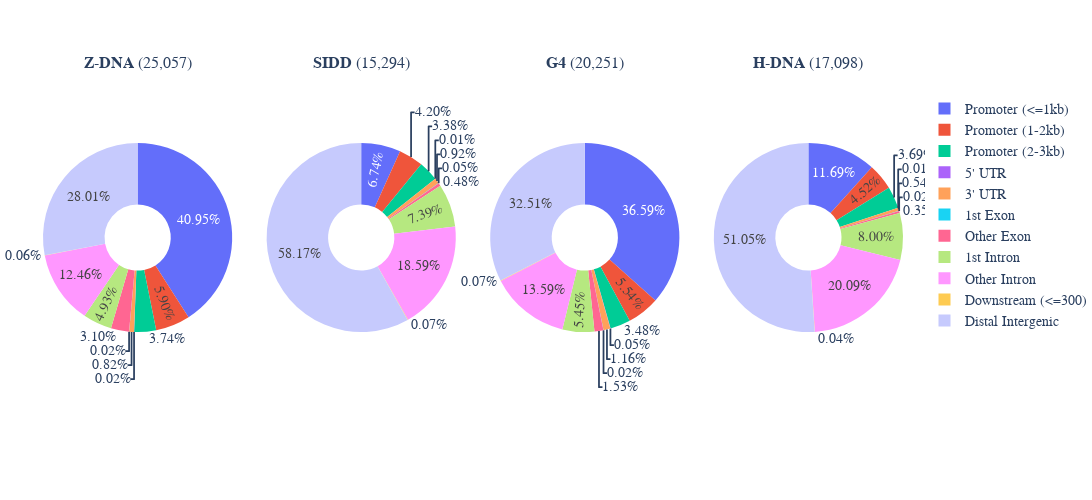
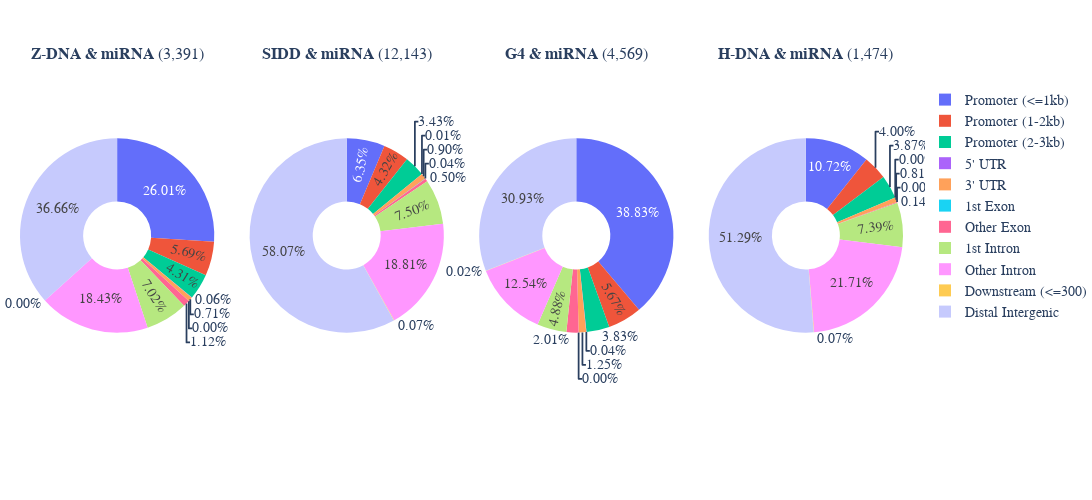
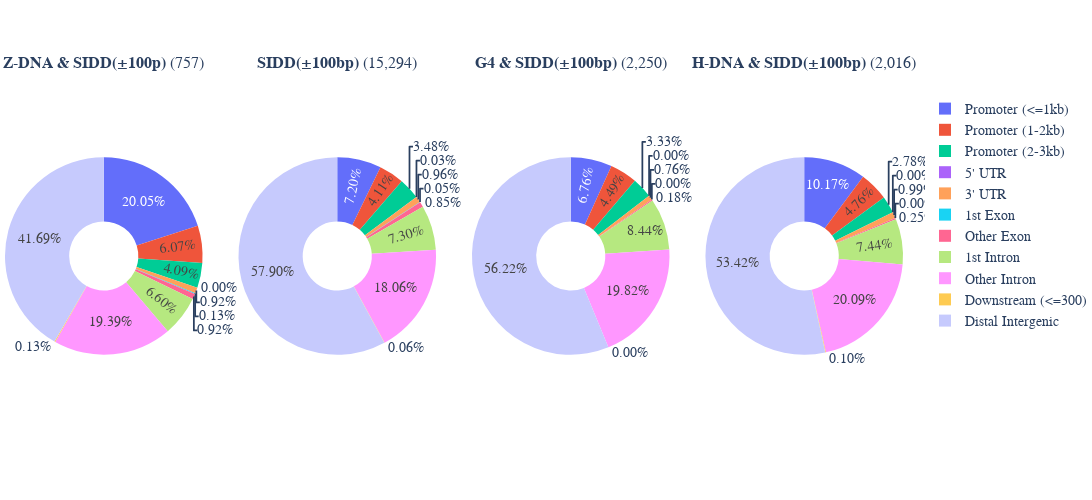
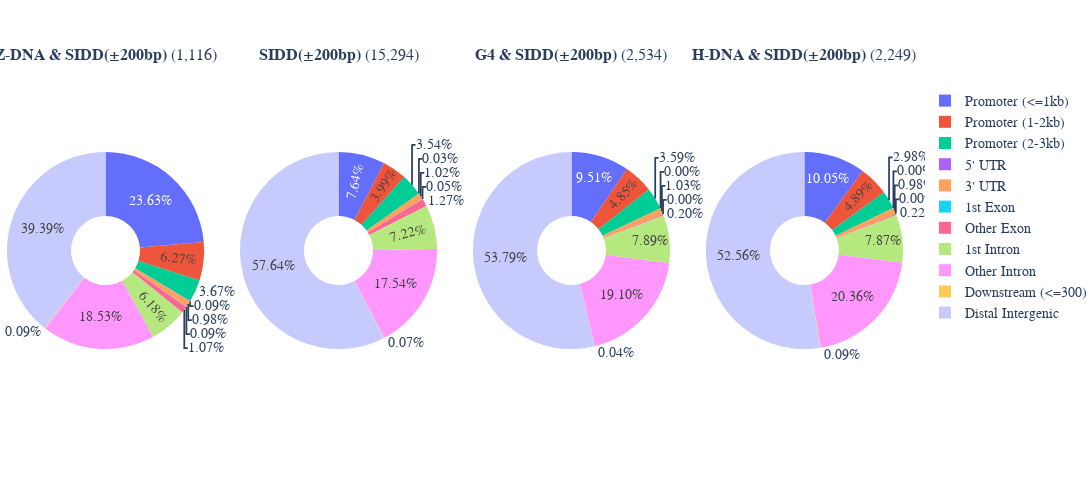

Notebook code cell kept with these figures, in order:
### Code cell
"""Draw the figures."""

figure_names = [
    'flipons', 'flipons_and_mirna', 'flipons_100bp', 'flipons_200bp', 'flipons_500bp', 
]
for i in range(len(figure_names)):
    draw_pie_subplots(
        data_list[i * 4 : (i * 4) + 4], 1, 4, f"../img/mm10_kouzine_ssDNA_pie_chart_{i}_{figure_names[i]}"
    )

### Figure 1 — Plotly figure (JSON) as saved in the notebook; plotly's stock layout.template omitted (floating-point values rounded to 4 significant figures)
{"data": [{"direction": "clockwise", "domain": {"x": [0, 0.22], "y": [0, 1]}, "hole": 0.35, "hoverinfo": "label+percent+name", "labels": ["Promoter (<=1kb)", "Promoter (1-2kb)", "Promoter (2-3kb)", "5' UTR", "3' UTR", "1st Exon", "Other Exon", "1st Intron", "Other Intron", "Downstream (<=300)", "Distal Intergenic"], "name": "<b>Z-DNA</b> (25,057)", "rotation": 0, "sort": false, "texttemplate": "%{value:.2f}%", "type": "pie", "values": [40.95, 5.898, 3.735, 0.02394, 0.8181, 0.01596, 3.097, 4.932, 12.46, 0.05587, 28.01]}, {"direction": "clockwise", "domain": {"x": [0.26, 0.48], "y": [0, 1]}, "hole": 0.35, "hoverinfo": "label+percent+name", "labels": ["Promoter (<=1kb)", "Promoter (1-2kb)", "Promoter (2-3kb)", "5' UTR", "3' UTR", "1st Exon", "Other Exon", "1st Intron", "Other Intron", "Downstream (<=300)", "Distal Intergenic"], "name": "<b>SIDD</b> (15,294)", "rotation": 0, "sort": false, "texttemplate": "%{value:.2f}%", "type": "pie", "values": [6.74, 4.197, 3.38, 0.01308, 0.9218, 0.04576, 0.4772, 7.388, 18.59, 0.07191, 58.17]}, {"direction": "clockwise", "domain": {"x": [0.52, 0.74], "y": [0, 1]}, "hole": 0.35, "hoverinfo": "label+percent+name", "labels": ["Promoter (<=1kb)", "Promoter (1-2kb)", "Promoter (2-3kb)", "5' UTR", "3' UTR", "1st Exon", "Other Exon", "1st Intron", "Other Intron", "Downstream (<=300)", "Distal Intergenic"], "name": "<b>G4</b> (20,251)", "rotation": 0, "sort": false, "texttemplate": "%{value:.2f}%", "type": "pie", "values": [36.59, 5.545, 3.476, 0.04938, 1.16, 0.02469, 1.526, 5.451, 13.59, 0.07406, 32.51]}, {"direction": "clockwise", "domain": {"x": [0.78, 1], "y": [0, 1]}, "hole": 0.35, "hoverinfo": "label+percent+name", "labels": ["Promoter (<=1kb)", "Promoter (1-2kb)", "Promoter (2-3kb)", "5' UTR", "3' UTR", "1st Exon", "Other Exon", "1st Intron", "Other Intron", "Downstream (<=300)", "Distal Intergenic"], "name": "<b>H-DNA</b> (17,098)", "rotation": 0, "sort": false, "texttemplate": "%{value:.2f}%", "type": "pie", "values": [11.69, 4.52, 3.69, 0.005848, 0.5439, 0.02339, 0.345, 8, 20.09, 0.04094, 51.05]}], "layout": {"annotations": [{"font": {"size": 16}, "showarrow": false, "text": "<b>Z-DNA</b> (25,057)", "x": 0.11, "xanchor": "center", "xref": "paper", "y": 1, "yanchor": "bottom", "yref": "paper", "yshift": 20}, {"font": {"size": 16}, "showarrow": false, "text": "<b>SIDD</b> (15,294)", "x": 0.37, "xanchor": "center", "xref": "paper", "y": 1, "yanchor": "bottom", "yref": "paper", "yshift": 20}, {"font": {"size": 16}, "showarrow": false, "text": "<b>G4</b> (20,251)", "x": 0.63, "xanchor": "center", "xref": "paper", "y": 1, "yanchor": "bottom", "yref": "paper", "yshift": 20}, {"font": {"size": 16}, "showarrow": false, "text": "<b>H-DNA</b> (17,098)", "x": 0.89, "xanchor": "center", "xref": "paper", "y": 1, "yanchor": "bottom", "yref": "paper", "yshift": 20}], "font": {"family": "monospace", "size": 14}, "height": 500, "legend": {"x": 1.025, "xanchor": "left"}, "margin": {"b": 0, "l": 0, "t": 60}, "uniformtext": {"minsize": 10, "mode": "hide"}, "width": 1800}}

### Figure 2 — Plotly figure (JSON) as saved in the notebook; plotly's stock layout.template omitted (floating-point values rounded to 4 significant figures)
{"data": [{"direction": "clockwise", "domain": {"x": [0, 0.22], "y": [0, 1]}, "hole": 0.35, "hoverinfo": "label+percent+name", "labels": ["Promoter (<=1kb)", "Promoter (1-2kb)", "Promoter (2-3kb)", "5' UTR", "3' UTR", "1st Exon", "Other Exon", "1st Intron", "Other Intron", "Downstream (<=300)", "Distal Intergenic"], "name": "<b>Z-DNA & miRNA</b> (3,391)", "rotation": 0, "sort": false, "texttemplate": "%{value:.2f}%", "type": "pie", "values": [26.01, 5.692, 4.306, 0.05898, 0.7078, 0, 1.121, 7.019, 18.43, 0, 36.66]}, {"direction": "clockwise", "domain": {"x": [0.26, 0.48], "y": [0, 1]}, "hole": 0.35, "hoverinfo": "label+percent+name", "labels": ["Promoter (<=1kb)", "Promoter (1-2kb)", "Promoter (2-3kb)", "5' UTR", "3' UTR", "1st Exon", "Other Exon", "1st Intron", "Other Intron", "Downstream (<=300)", "Distal Intergenic"], "name": "<b>SIDD & miRNA</b> (12,143)", "rotation": 0, "sort": false, "texttemplate": "%{value:.2f}%", "type": "pie", "values": [6.349, 4.315, 3.434, 0.008235, 0.8976, 0.04118, 0.5023, 7.502, 18.81, 0.07412, 58.07]}, {"direction": "clockwise", "domain": {"x": [0.52, 0.74], "y": [0, 1]}, "hole": 0.35, "hoverinfo": "label+percent+name", "labels": ["Promoter (<=1kb)", "Promoter (1-2kb)", "Promoter (2-3kb)", "5' UTR", "3' UTR", "1st Exon", "Other Exon", "1st Intron", "Other Intron", "Downstream (<=300)", "Distal Intergenic"], "name": "<b>G4 & miRNA</b> (4,569)", "rotation": 0, "sort": false, "texttemplate": "%{value:.2f}%", "type": "pie", "values": [38.83, 5.669, 3.83, 0.04377, 1.248, 0, 2.014, 4.881, 12.54, 0.02189, 30.93]}, {"direction": "clockwise", "domain": {"x": [0.78, 1], "y": [0, 1]}, "hole": 0.35, "hoverinfo": "label+percent+name", "labels": ["Promoter (<=1kb)", "Promoter (1-2kb)", "Promoter (2-3kb)", "5' UTR", "3' UTR", "1st Exon", "Other Exon", "1st Intron", "Other Intron", "Downstream (<=300)", "Distal Intergenic"], "name": "<b>H-DNA & miRNA</b> (1,474)", "rotation": 0, "sort": false, "texttemplate": "%{value:.2f}%", "type": "pie", "values": [10.72, 4.003, 3.867, 0, 0.8141, 0, 0.1357, 7.395, 21.71, 0.06784, 51.29]}], "layout": {"annotations": [{"font": {"size": 16}, "showarrow": false, "text": "<b>Z-DNA & miRNA</b> (3,391)", "x": 0.11, "xanchor": "center", "xref": "paper", "y": 1, "yanchor": "bottom", "yref": "paper", "yshift": 20}, {"font": {"size": 16}, "showarrow": false, "text": "<b>SIDD & miRNA</b> (12,143)", "x": 0.37, "xanchor": "center", "xref": "paper", "y": 1, "yanchor": "bottom", "yref": "paper", "yshift": 20}, {"font": {"size": 16}, "showarrow": false, "text": "<b>G4 & miRNA</b> (4,569)", "x": 0.63, "xanchor": "center", "xref": "paper", "y": 1, "yanchor": "bottom", "yref": "paper", "yshift": 20}, {"font": {"size": 16}, "showarrow": false, "text": "<b>H-DNA & miRNA</b> (1,474)", "x": 0.89, "xanchor": "center", "xref": "paper", "y": 1, "yanchor": "bottom", "yref": "paper", "yshift": 20}], "font": {"family": "monospace", "size": 14}, "height": 500, "legend": {"x": 1.025, "xanchor": "left"}, "margin": {"b": 0, "l": 0, "t": 60}, "uniformtext": {"minsize": 10, "mode": "hide"}, "width": 1800}}

### Figure 3 — Plotly figure (JSON) as saved in the notebook; plotly's stock layout.template omitted (floating-point values rounded to 4 significant figures)
{"data": [{"direction": "clockwise", "domain": {"x": [0, 0.22], "y": [0, 1]}, "hole": 0.35, "hoverinfo": "label+percent+name", "labels": ["Promoter (<=1kb)", "Promoter (1-2kb)", "Promoter (2-3kb)", "5' UTR", "3' UTR", "1st Exon", "Other Exon", "1st Intron", "Other Intron", "Downstream (<=300)", "Distal Intergenic"], "name": "<b>Z-DNA & SIDD(±100p)</b> (757)", "rotation": 0, "sort": false, "texttemplate": "%{value:.2f}%", "type": "pie", "values": [20.05, 6.069, 4.09, 0, 0.9235, 0.1319, 0.9235, 6.596, 19.39, 0.1319, 41.69]}, {"direction": "clockwise", "domain": {"x": [0.26, 0.48], "y": [0, 1]}, "hole": 0.35, "hoverinfo": "label+percent+name", "labels": ["Promoter (<=1kb)", "Promoter (1-2kb)", "Promoter (2-3kb)", "5' UTR", "3' UTR", "1st Exon", "Other Exon", "1st Intron", "Other Intron", "Downstream (<=300)", "Distal Intergenic"], "name": "<b>SIDD(±100bp)</b> (15,294)", "rotation": 0, "sort": false, "texttemplate": "%{value:.2f}%", "type": "pie", "values": [7.204, 4.112, 3.478, 0.02615, 0.961, 0.0523, 0.8499, 7.296, 18.06, 0.05884, 57.9]}, {"direction": "clockwise", "domain": {"x": [0.52, 0.74], "y": [0, 1]}, "hole": 0.35, "hoverinfo": "label+percent+name", "labels": ["Promoter (<=1kb)", "Promoter (1-2kb)", "Promoter (2-3kb)", "5' UTR", "3' UTR", "1st Exon", "Other Exon", "1st Intron", "Other Intron", "Downstream (<=300)", "Distal Intergenic"], "name": "<b>G4 & SIDD(±100bp)</b> (2,250)", "rotation": 0, "sort": false, "texttemplate": "%{value:.2f}%", "type": "pie", "values": [6.756, 4.489, 3.333, 0, 0.7556, 0, 0.1778, 8.444, 19.82, 0, 56.22]}, {"direction": "clockwise", "domain": {"x": [0.78, 1], "y": [0, 1]}, "hole": 0.35, "hoverinfo": "label+percent+name", "labels": ["Promoter (<=1kb)", "Promoter (1-2kb)", "Promoter (2-3kb)", "5' UTR", "3' UTR", "1st Exon", "Other Exon", "1st Intron", "Other Intron", "Downstream (<=300)", "Distal Intergenic"], "name": "<b>H-DNA & SIDD(±100bp)</b> (2,016)", "rotation": 0, "sort": false, "texttemplate": "%{value:.2f}%", "type": "pie", "values": [10.17, 4.762, 2.778, 0, 0.9921, 0, 0.248, 7.44, 20.09, 0.09921, 53.42]}], "layout": {"annotations": [{"font": {"size": 16}, "showarrow": false, "text": "<b>Z-DNA & SIDD(±100p)</b> (757)", "x": 0.11, "xanchor": "center", "xref": "paper", "y": 1, "yanchor": "bottom", "yref": "paper", "yshift": 20}, {"font": {"size": 16}, "showarrow": false, "text": "<b>SIDD(±100bp)</b> (15,294)", "x": 0.37, "xanchor": "center", "xref": "paper", "y": 1, "yanchor": "bottom", "yref": "paper", "yshift": 20}, {"font": {"size": 16}, "showarrow": false, "text": "<b>G4 & SIDD(±100bp)</b> (2,250)", "x": 0.63, "xanchor": "center", "xref": "paper", "y": 1, "yanchor": "bottom", "yref": "paper", "yshift": 20}, {"font": {"size": 16}, "showarrow": false, "text": "<b>H-DNA & SIDD(±100bp)</b> (2,016)", "x": 0.89, "xanchor": "center", "xref": "paper", "y": 1, "yanchor": "bottom", "yref": "paper", "yshift": 20}], "font": {"family": "monospace", "size": 14}, "height": 500, "legend": {"x": 1.025, "xanchor": "left"}, "margin": {"b": 0, "l": 0, "t": 60}, "uniformtext": {"minsize": 10, "mode": "hide"}, "width": 1800}}

### Figure 4 — Plotly figure (JSON) as saved in the notebook; plotly's stock layout.template omitted (floating-point values rounded to 4 significant figures)
{"data": [{"direction": "clockwise", "domain": {"x": [0, 0.22], "y": [0, 1]}, "hole": 0.35, "hoverinfo": "label+percent+name", "labels": ["Promoter (<=1kb)", "Promoter (1-2kb)", "Promoter (2-3kb)", "5' UTR", "3' UTR", "1st Exon", "Other Exon", "1st Intron", "Other Intron", "Downstream (<=300)", "Distal Intergenic"], "name": "<b>Z-DNA & SIDD(±200bp)</b> (1,116)", "rotation": 0, "sort": false, "texttemplate": "%{value:.2f}%", "type": "pie", "values": [23.63, 6.267, 3.671, 0.08953, 0.9848, 0.08953, 1.074, 6.177, 18.53, 0.08953, 39.39]}, {"direction": "clockwise", "domain": {"x": [0.26, 0.48], "y": [0, 1]}, "hole": 0.35, "hoverinfo": "label+percent+name", "labels": ["Promoter (<=1kb)", "Promoter (1-2kb)", "Promoter (2-3kb)", "5' UTR", "3' UTR", "1st Exon", "Other Exon", "1st Intron", "Other Intron", "Downstream (<=300)", "Distal Intergenic"], "name": "<b>SIDD(±200bp)</b> (15,294)", "rotation": 0, "sort": false, "texttemplate": "%{value:.2f}%", "type": "pie", "values": [7.643, 3.988, 3.537, 0.03269, 1.02, 0.0523, 1.268, 7.218, 17.54, 0.06538, 57.64]}, {"direction": "clockwise", "domain": {"x": [0.52, 0.74], "y": [0, 1]}, "hole": 0.35, "hoverinfo": "label+percent+name", "labels": ["Promoter (<=1kb)", "Promoter (1-2kb)", "Promoter (2-3kb)", "5' UTR", "3' UTR", "1st Exon", "Other Exon", "1st Intron", "Other Intron", "Downstream (<=300)", "Distal Intergenic"], "name": "<b>G4 & SIDD(±200bp)</b> (2,534)", "rotation": 0, "sort": false, "texttemplate": "%{value:.2f}%", "type": "pie", "values": [9.511, 4.854, 3.591, 0, 1.026, 0, 0.1973, 7.893, 19.1, 0.03946, 53.79]}, {"direction": "clockwise", "domain": {"x": [0.78, 1], "y": [0, 1]}, "hole": 0.35, "hoverinfo": "label+percent+name", "labels": ["Promoter (<=1kb)", "Promoter (1-2kb)", "Promoter (2-3kb)", "5' UTR", "3' UTR", "1st Exon", "Other Exon", "1st Intron", "Other Intron", "Downstream (<=300)", "Distal Intergenic"], "name": "<b>H-DNA & SIDD(±200bp)</b> (2,249)", "rotation": 0, "sort": false, "texttemplate": "%{value:.2f}%", "type": "pie", "values": [10.05, 4.891, 2.979, 0, 0.9782, 0, 0.2223, 7.87, 20.36, 0.08893, 52.56]}], "layout": {"annotations": [{"font": {"size": 16}, "showarrow": false, "text": "<b>Z-DNA & SIDD(±200bp)</b> (1,116)", "x": 0.11, "xanchor": "center", "xref": "paper", "y": 1, "yanchor": "bottom", "yref": "paper", "yshift": 20}, {"font": {"size": 16}, "showarrow": false, "text": "<b>SIDD(±200bp)</b> (15,294)", "x": 0.37, "xanchor": "center", "xref": "paper", "y": 1, "yanchor": "bottom", "yref": "paper", "yshift": 20}, {"font": {"size": 16}, "showarrow": false, "text": "<b>G4 & SIDD(±200bp)</b> (2,534)", "x": 0.63, "xanchor": "center", "xref": "paper", "y": 1, "yanchor": "bottom", "yref": "paper", "yshift": 20}, {"font": {"size": 16}, "showarrow": false, "text": "<b>H-DNA & SIDD(±200bp)</b> (2,249)", "x": 0.89, "xanchor": "center", "xref": "paper", "y": 1, "yanchor": "bottom", "yref": "paper", "yshift": 20}], "font": {"family": "monospace", "size": 14}, "height": 500, "legend": {"x": 1.025, "xanchor": "left"}, "margin": {"b": 0, "l": 0, "t": 60}, "uniformtext": {"minsize": 10, "mode": "hide"}, "width": 1800}}
